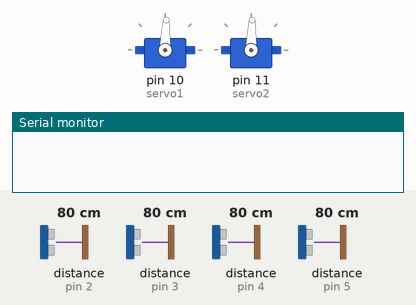
Bench run of a sketch on a simulated Arduino Uno, built with avr-gcc and run on an emulated ATmega328P. Parts: 2 × servo, the last lines printed to the serial monitor. The inputs (shaded band) are chosen by the test bench; at power-on: distance to the obstacle (sensors on pin 2, pin 3, pin 4, pin 5) 80 cm.

Above: at 6.2 s.
6.3 s: distance to the obstacle (sensor on pin 2) set to 54 cm
8.0 s: distance to the obstacle (sensor on pin 2) set to 43 cm
At 8.7 s:
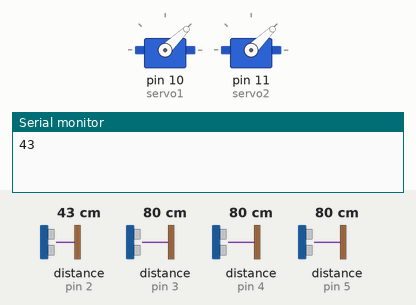
9.7 s: distance to the obstacle (sensor on pin 3) set to 51 cm
11.8 s: distance to the obstacle (sensor on pin 3) set to 46 cm
At 13.2 s:
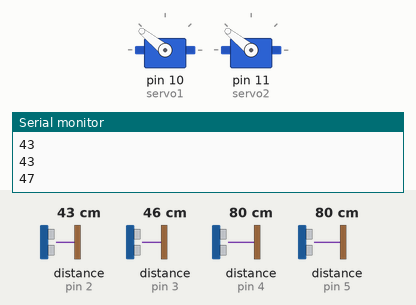
14.8 s: distance to the obstacle (sensor on pin 4) set to 2 cm
At 16.1 s:
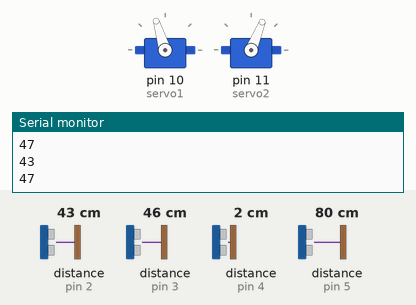
17.8 s: distance to the obstacle (sensor on pin 5) set to 2 cm
At 19.2 s:
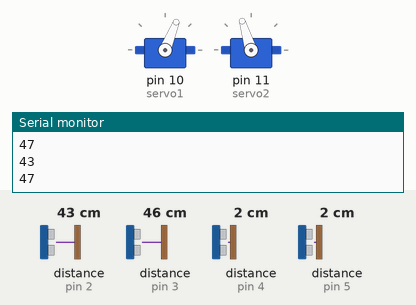
Timing chart, 0 to 21.8 s (numbered marks = the images above; inputs shaded):
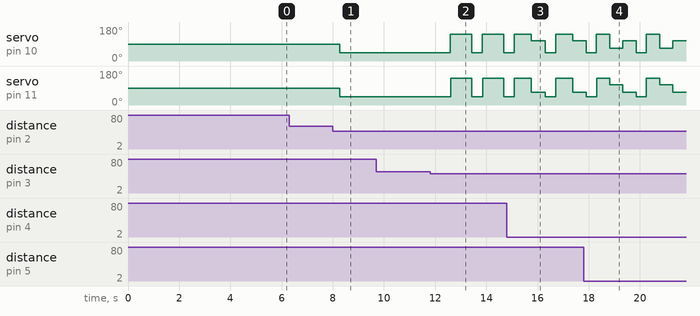

The sketch:

codigoC.ino
```cpp
#include <NewPing.h>
#include <Servo.h>

#define SONAR_NUM 4
#define MAX_DISTANCE 70


Servo servo1;
Servo servo2;

NewPing sonar[SONAR_NUM] = {
NewPing(7, 2, MAX_DISTANCE),
NewPing(8, 3, MAX_DISTANCE),
NewPing(9, 5, MAX_DISTANCE),
NewPing(6, 4, MAX_DISTANCE)
};


 int s0=A0;
 int s1=A1;
 int s2=A2;
 int s3=A3;

int value0=0;
int value1=0;
int value2=0;
int value3=0;

void setup()
{
Serial.begin(115200);

servo1.attach(10);
servo2.attach(11);


pinMode(s0,INPUT);
pinMode(s1,INPUT);
pinMode(s2,INPUT);
pinMode(s3,INPUT);

Stop();
delay(5000);

}

void loop()
{
d();
ataque();
}
```

ataque.ino
```cpp
void ataque(){


  d();

  if( sonar[0].ping_cm()>1 && sonar[0].ping_cm()<50 )
   {
    d();
   Serial.println(sonar[0].ping_cm());
    chocar(1000);
    d();
   }


d();

   if( sonar[1].ping_cm()>1 && sonar[1].ping_cm()<50 )
   {
    d();
   Serial.println(sonar[1].ping_cm());
    chocar(2000);
    d();
   }

d();

   if( sonar[2].ping_cm()>1 && sonar[2].ping_cm()<50 )
   {
    d();
    while(sonar[2].ping_cm()<50 )
    {
   d();
    Rotar(1250,1650);
    d();
    if(sonar[0].ping_cm()>1)
    {
      break;
      }
      if(sonar[1].ping_cm()>1)
    {
      break;
      }
   }
   }

d();

   if( sonar[3].ping_cm()>1 && sonar[3].ping_cm()<50 )
   {
    d();
    while(sonar[3].ping_cm()<50 )
    {
     d();
    Rotar(1650,1250);
    d();
     if(sonar[0].ping_cm()>1)
    {
      break;
      }
      if(sonar[1].ping_cm()>1)
    {
      break;
      }
   }
   }

}
```

back.ino
```cpp
void back (int V1){

  servo1.write(V1);
  servo2.write(V1);
}
```

chocar.ino
```cpp
void chocar (int V2){

  servo1.write(V2);
  servo2.write(V2);
}
```

infrarrojos.ino
```cpp
void inf()
{

value0 = analogRead(s0);
delay(10);
value1 = analogRead(s1);
delay(10);
value2 = analogRead(s2);
delay(10);
value3 = analogRead(s3);
delay(10);


}
```

rotar.ino
```cpp
void Rotar (int V1, int V2){

  servo1.write(V1);
  servo2.write(V2);;
}
```

sonda.ino
```cpp
void d()
{

    for (uint8_t i = 0; i < SONAR_NUM; i++) {
   sonar[i].ping_cm();
   delay(30);}


}
```

stop.ino
```cpp
void Stop(){
 servo1.write(1450);
 servo2.write(1450);
}
```

Measured:
- the behaviour switches between 49 and 48 cm on distance to the obstacle (sensor on pin 2) (found by bisection; images 0 and 1)
- the behaviour switches between 49 and 48 cm on distance to the obstacle (sensor on pin 3) (found by bisection; images 1 and 2)
- after the input at 6.3 s, every drawn part: stays the same
- after the input at 8.0 s, servo on pin 10 (servo1): 88° → 44° after 0.26 s; servo on pin 11 (servo2): 88° → 44° after 0.27 s
- after the input at 11.8 s, servo on pin 10 (servo1), servo on pin 11 (servo2): alternates 141° for 0.83 s and 44° for 0.42 s, starting after 0.80 s
